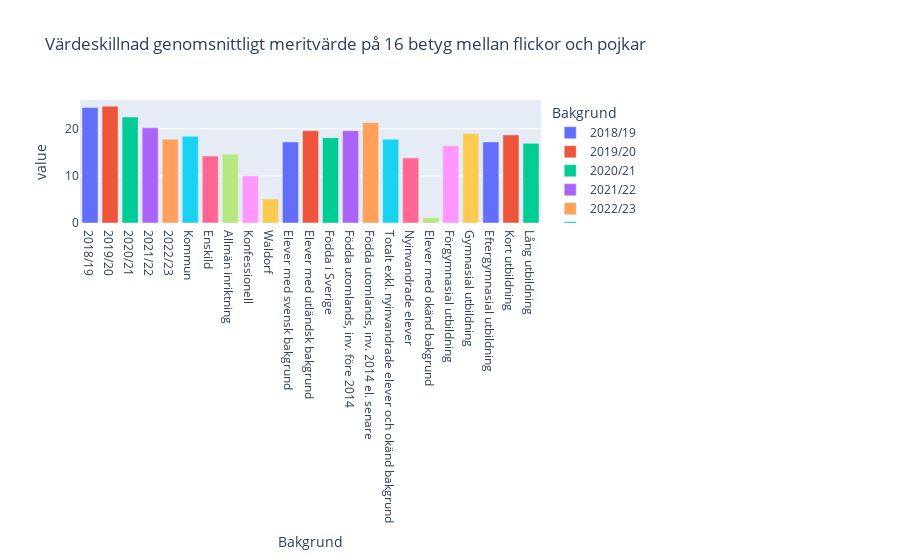

Notebook source saved alongside this figure:
### Markdown cell above
### Graf 4: Värdeskillnad merit på 16 betyg mellan flickor och pojkar

### Code cell
title = "Värdeskillnad genomsnittligt meritvärde på 16 betyg mellan flickor och pojkar"
df_flickor_pojkar = df_grades[["Key","Flickor merit 16", "Pojkar merit 16"]].dropna()
df_flickor_pojkar["Skillnad på flickor och pojkar"] = df_flickor_pojkar["Flickor merit 16"] - df_flickor_pojkar["Pojkar merit 16"]
# px.line(apa, y=)
fig = px.bar(df_flickor_pojkar, x="Key", y=["Skillnad på flickor och pojkar"], title=title, labels={"Key": "Bakgrund"}, color="Key")
fig.write_html("visualiseringar/Värdeskillnad merit på 16 betyg mellan flickor och pojkar.html")
fig

### Figure 1 — Plotly figure (JSON) as saved in the notebook; plotly's stock layout.template omitted (floating-point values rounded to 4 significant figures)
{"data": [{"hovertemplate": "Bakgrund=%{x}<br>value=%{y}<extra></extra>", "legendgroup": "2018/19", "marker": {"color": "#636efa", "pattern": {"shape": ""}}, "name": "2018/19", "orientation": "v", "showlegend": true, "textposition": "auto", "type": "bar", "x": ["2018/19"], "xaxis": "x", "y": [24.5], "yaxis": "y"}, {"hovertemplate": "Bakgrund=%{x}<br>value=%{y}<extra></extra>", "legendgroup": "2019/20", "marker": {"color": "#EF553B", "pattern": {"shape": ""}}, "name": "2019/20", "orientation": "v", "showlegend": true, "textposition": "auto", "type": "bar", "x": ["2019/20"], "xaxis": "x", "y": [24.8], "yaxis": "y"}, {"hovertemplate": "Bakgrund=%{x}<br>value=%{y}<extra></extra>", "legendgroup": "2020/21", "marker": {"color": "#00cc96", "pattern": {"shape": ""}}, "name": "2020/21", "orientation": "v", "showlegend": true, "textposition": "auto", "type": "bar", "x": ["2020/21"], "xaxis": "x", "y": [22.5], "yaxis": "y"}, {"hovertemplate": "Bakgrund=%{x}<br>value=%{y}<extra></extra>", "legendgroup": "2021/22", "marker": {"color": "#ab63fa", "pattern": {"shape": ""}}, "name": "2021/22", "orientation": "v", "showlegend": true, "textposition": "auto", "type": "bar", "x": ["2021/22"], "xaxis": "x", "y": [20.2], "yaxis": "y"}, {"hovertemplate": "Bakgrund=%{x}<br>value=%{y}<extra></extra>", "legendgroup": "2022/23", "marker": {"color": "#FFA15A", "pattern": {"shape": ""}}, "name": "2022/23", "orientation": "v", "showlegend": true, "textposition": "auto", "type": "bar", "x": ["2022/23"], "xaxis": "x", "y": [17.8], "yaxis": "y"}, {"hovertemplate": "Bakgrund=%{x}<br>value=%{y}<extra></extra>", "legendgroup": "Kommun", "marker": {"color": "#19d3f3", "pattern": {"shape": ""}}, "name": "Kommun", "orientation": "v", "showlegend": true, "textposition": "auto", "type": "bar", "x": ["Kommun"], "xaxis": "x", "y": [18.4], "yaxis": "y"}, {"hovertemplate": "Bakgrund=%{x}<br>value=%{y}<extra></extra>", "legendgroup": "Enskild", "marker": {"color": "#FF6692", "pattern": {"shape": ""}}, "name": "Enskild", "orientation": "v", "showlegend": true, "textposition": "auto", "type": "bar", "x": ["Enskild"], "xaxis": "x", "y": [14.2], "yaxis": "y"}, {"hovertemplate": "Bakgrund=%{x}<br>value=%{y}<extra></extra>", "legendgroup": "Allmän inriktning", "marker": {"color": "#B6E880", "pattern": {"shape": ""}}, "name": "Allmän inriktning", "orientation": "v", "showlegend": true, "textposition": "auto", "type": "bar", "x": ["Allmän inriktning"], "xaxis": "x", "y": [14.6], "yaxis": "y"}, {"hovertemplate": "Bakgrund=%{x}<br>value=%{y}<extra></extra>", "legendgroup": "Konfessionell", "marker": {"color": "#FF97FF", "pattern": {"shape": ""}}, "name": "Konfessionell", "orientation": "v", "showlegend": true, "textposition": "auto", "type": "bar", "x": ["Konfessionell"], "xaxis": "x", "y": [10.0], "yaxis": "y"}, {"hovertemplate": "Bakgrund=%{x}<br>value=%{y}<extra></extra>", "legendgroup": "Waldorf", "marker": {"color": "#FECB52", "pattern": {"shape": ""}}, "name": "Waldorf", "orientation": "v", "showlegend": true, "textposition": "auto", "type": "bar", "x": ["Waldorf"], "xaxis": "x", "y": [5.1], "yaxis": "y"}, {"hovertemplate": "Bakgrund=%{x}<br>value=%{y}<extra></extra>", "legendgroup": "Elever med svensk bakgrund", "marker": {"color": "#636efa", "pattern": {"shape": ""}}, "name": "Elever med svensk bakgrund", "orientation": "v", "showlegend": true, "textposition": "auto", "type": "bar", "x": ["Elever med svensk bakgrund"], "xaxis": "x", "y": [17.2], "yaxis": "y"}, {"hovertemplate": "Bakgrund=%{x}<br>value=%{y}<extra></extra>", "legendgroup": "Elever med utländsk bakgrund", "marker": {"color": "#EF553B", "pattern": {"shape": ""}}, "name": "Elever med utländsk bakgrund", "orientation": "v", "showlegend": true, "textposition": "auto", "type": "bar", "x": ["Elever med utländsk bakgrund"], "xaxis": "x", "y": [19.6], "yaxis": "y"}, {"hovertemplate": "Bakgrund=%{x}<br>value=%{y}<extra></extra>", "legendgroup": "Födda i Sverige", "marker": {"color": "#00cc96", "pattern": {"shape": ""}}, "name": "Födda i Sverige", "orientation": "v", "showlegend": true, "textposition": "auto", "type": "bar", "x": ["Födda i Sverige"], "xaxis": "x", "y": [18.1], "yaxis": "y"}, {"hovertemplate": "Bakgrund=%{x}<br>value=%{y}<extra></extra>", "legendgroup": "Födda utomlands, inv. före 2014", "marker": {"color": "#ab63fa", "pattern": {"shape": ""}}, "name": "Födda utomlands, inv. före 2014", "orientation": "v", "showlegend": true, "textposition": "auto", "type": "bar", "x": ["Födda utomlands, inv. före 2014"], "xaxis": "x", "y": [19.6], "yaxis": "y"}, {"hovertemplate": "Bakgrund=%{x}<br>value=%{y}<extra></extra>", "legendgroup": "Födda utomlands, inv. 2014 el. senare", "marker": {"color": "#FFA15A", "pattern": {"shape": ""}}, "name": "Födda utomlands, inv. 2014 el. senare", "orientation": "v", "showlegend": true, "textposition": "auto", "type": "bar", "x": ["Födda utomlands, inv. 2014 el. senare"], "xaxis": "x", "y": [21.3], "yaxis": "y"}, {"hovertemplate": "Bakgrund=%{x}<br>value=%{y}<extra></extra>", "legendgroup": "Totalt exkl. nyinvandrade elever och okänd bakgrund", "marker": {"color": "#19d3f3", "pattern": {"shape": ""}}, "name": "Totalt exkl. nyinvandrade elever och okänd bakgrund", "orientation": "v", "showlegend": true, "textposition": "auto", "type": "bar", "x": ["Totalt exkl. nyinvandrade elever och okänd bakgrund"], "xaxis": "x", "y": [17.8], "yaxis": "y"}, {"hovertemplate": "Bakgrund=%{x}<br>value=%{y}<extra></extra>", "legendgroup": "Nyinvandrade elever", "marker": {"color": "#FF6692", "pattern": {"shape": ""}}, "name": "Nyinvandrade elever", "orientation": "v", "showlegend": true, "textposition": "auto", "type": "bar", "x": ["Nyinvandrade elever"], "xaxis": "x", "y": [13.8], "yaxis": "y"}, {"hovertemplate": "Bakgrund=%{x}<br>value=%{y}<extra></extra>", "legendgroup": "Elever med okänd bakgrund", "marker": {"color": "#B6E880", "pattern": {"shape": ""}}, "name": "Elever med okänd bakgrund", "orientation": "v", "showlegend": true, "textposition": "auto", "type": "bar", "x": ["Elever med okänd bakgrund"], "xaxis": "x", "y": [1.1], "yaxis": "y"}, {"hovertemplate": "Bakgrund=%{x}<br>value=%{y}<extra></extra>", "legendgroup": "Förgymnasial utbildning", "marker": {"color": "#FF97FF", "pattern": {"shape": ""}}, "name": "Förgymnasial utbildning", "orientation": "v", "showlegend": true, "textposition": "auto", "type": "bar", "x": ["Förgymnasial utbildning"], "xaxis": "x", "y": [16.4], "yaxis": "y"}, {"hovertemplate": "Bakgrund=%{x}<br>value=%{y}<extra></extra>", "legendgroup": "Gymnasial utbildning", "marker": {"color": "#FECB52", "pattern": {"shape": ""}}, "name": "Gymnasial utbildning", "orientation": "v", "showlegend": true, "textposition": "auto", "type": "bar", "x": ["Gymnasial utbildning"], "xaxis": "x", "y": [19.0], "yaxis": "y"}, {"hovertemplate": "Bakgrund=%{x}<br>value=%{y}<extra></extra>", "legendgroup": "Eftergymnasial utbildning", "marker": {"color": "#636efa", "pattern": {"shape": ""}}, "name": "Eftergymnasial utbildning", "orientation": "v", "showlegend": true, "textposition": "auto", "type": "bar", "x": ["Eftergymnasial utbildning"], "xaxis": "x", "y": [17.2], "yaxis": "y"}, {"hovertemplate": "Bakgrund=%{x}<br>value=%{y}<extra></extra>", "legendgroup": "Kort utbildning", "marker": {"color": "#EF553B", "pattern": {"shape": ""}}, "name": "Kort utbildning", "orientation": "v", "showlegend": true, "textposition": "auto", "type": "bar", "x": ["Kort utbildning"], "xaxis": "x", "y": [18.7], "yaxis": "y"}, {"hovertemplate": "Bakgrund=%{x}<br>value=%{y}<extra></extra>", "legendgroup": "Lång utbildning", "marker": {"color": "#00cc96", "pattern": {"shape": ""}}, "name": "Lång utbildning", "orientation": "v", "showlegend": true, "textposition": "auto", "type": "bar", "x": ["Lång utbildning"], "xaxis": "x", "y": [16.9], "yaxis": "y"}], "layout": {"barmode": "relative", "legend": {"title": {"text": "Bakgrund"}, "tracegroupgap": 0}, "title": {"text": "Värdeskillnad genomsnittligt meritvärde på 16 betyg mellan flickor och pojkar"}, "xaxis": {"anchor": "y", "categoryarray": ["2018/19", "2019/20", "2020/21", "2021/22", "2022/23", "Kommun", "Enskild", "Allmän inriktning", "Konfessionell", "Waldorf", "Elever med svensk bakgrund", "Elever med utländsk bakgrund", "Födda i Sverige", "Födda utomlands, inv. före 2014", "Födda utomlands, inv. 2014 el. senare", "Totalt exkl. nyinvandrade elever och okänd bakgrund", "Nyinvandrade elever", "Elever med okänd bakgrund", "Förgymnasial utbildning", "Gymnasial utbildning", "Eftergymnasial utbildning", "Kort utbildning", "Lång utbildning"], "categoryorder": "array", "domain": [0, 1], "title": {"text": "Bakgrund"}}, "yaxis": {"anchor": "x", "domain": [0, 1], "title": {"text": "value"}}}}
